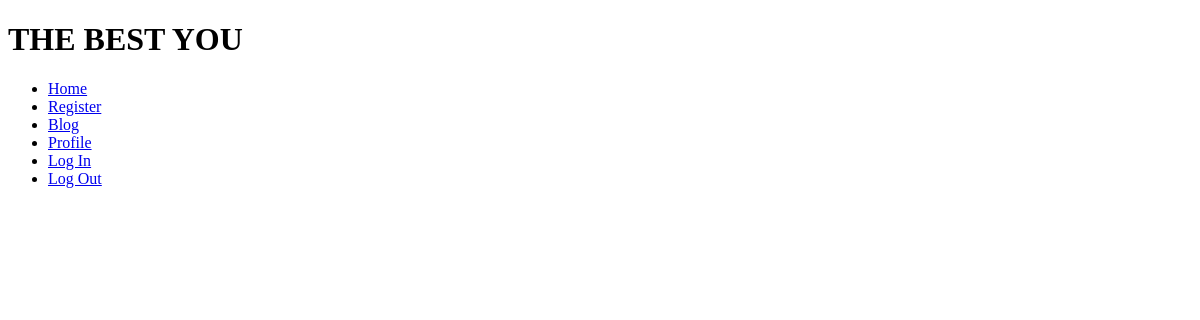
/blog/, run on an earlier commit of the app's database.
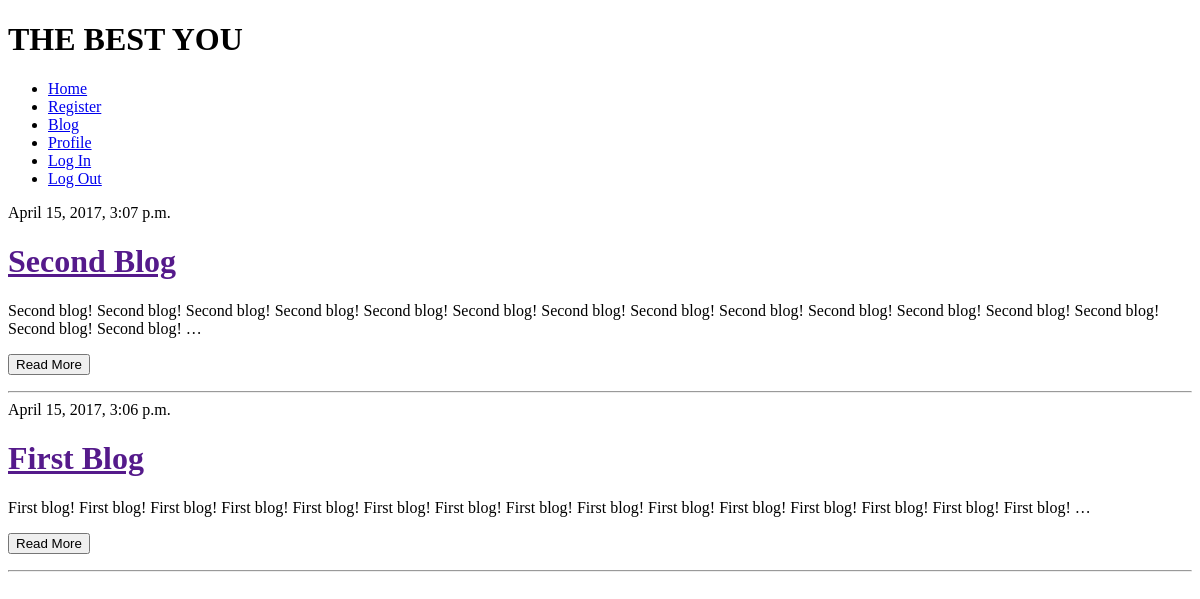
And on a later commit of the database.
### blog/models.py (models this page shows, shortened)
class Post(models.Model):
    author = models.ForeignKey('auth.User')
    title = models.CharField(max_length=250)
    content = models.TextField()
    date_created = models.DateTimeField(auto_now_add=True)
    date_published = models.DateTimeField(blank=True, null=True)

### blog/views.py (the view)
# urls.py: url(r'^blog/$', blog_views.post_list, name='post_list'),
def post_list(request):
    posts = Post.objects.filter(date_published__lte=timezone.now()).order_by('-date_published')
    args = {'posts': posts}
    return render(request, 'blog/blogposts.html', args)

### templates/blog/blogposts.html
{% extends 'base.html' %}
{% block content %}
    {% for post in posts %}
        <div>
            <div>{{ post.date_published }}</div>
            <h1><a href="">{{ post.title }}</a></h1>
            <p>{{ post.content|truncatewords:30 }}</p>
            <p><button onclick="location.href={{ post.id }}">Read More</button></p>
            <hr>
        </div>
    {% endfor %}
{% endblock %}

### templates/base.html (shortened to what this page needs)
<!DOCTYPE html>
<html lang="en">
<head>
</head>
<body>
<h1>THE BEST YOU</h1>
<nav>
    <ul>
        <li><a href="/">Home</a></li>
        <li><a href="{% url 'register' %}">Register</a></li>
        <li><a href="{% url 'post_list' %}">Blog</a></li>
        <li><a href="{% url 'profile' %}">Profile</a></li>
        <li><a href="{% url 'login' %}">Log In</a></li>
        <li><a href="{% url 'logout' %}">Log Out</a></li>
    </ul>
</nav>
{% block content %}
{% endblock %}
</body>
</html>

What changed in the data, as far as the page shows it:
added Post: date_published "April 15, 2017, 3:07 p.m.", title "Second Blog", content "Second blog! Second blog! Second blog! Second blog! Second blog! Second blog! Second blog! Second blog! Second blog! Second blog! Second blog! Second blog! Second blog! Second blog! Second blog! …"
added Post: date_published "April 15, 2017, 3:06 p.m.", title "First Blog", content "First blog! First blog! First blog! First blog! First blog! First blog! First blog! First blog! First blog! First blog! First blog! First blog! First blog! First blog! First blog! …"
